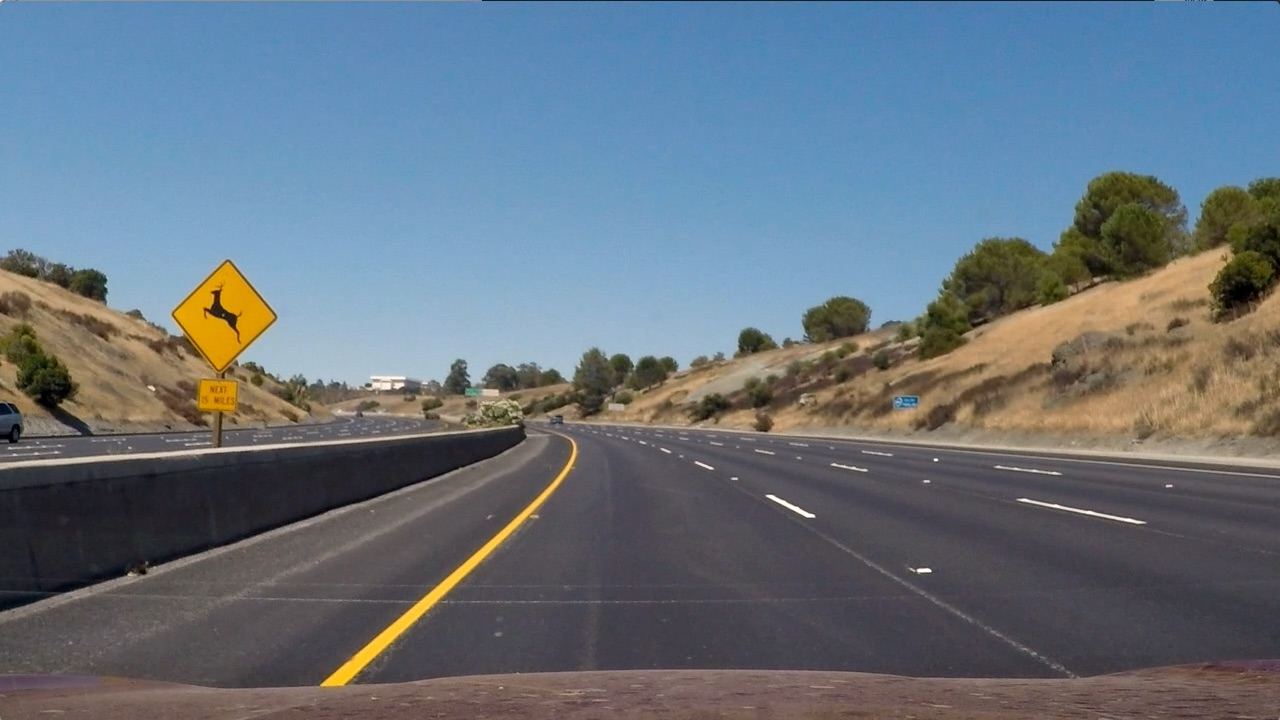
#> input picture test_images/test2.jpg, 1280 x 720 px
$ python Perspective_transform.py   (older library calls are emulated)
#> lines starting #> are read from the running program, lines starting #| are printed output that depends on the picture; after the words box and inside, x2 and y2 are one past the last pixel; in counts of white or black regions, pixels touching at a corner belong together
### combined_thresh.py
'''Writen by Jianguo Zhang, June 14, 2017.
   jzhan51@uic.edu
'''
import numpy as np
import cv2
import pickle
import glob
import matplotlib.pyplot as plt
import matplotlib.image as mpimg
import pickle
#% matplotlib inline

def abs_sobel_thresh(img, orient='x', sobel_kernel=3, thresh=(0,255)):
    '''Calculated directional gradient'''

    # Convert to grayscale
    gray = cv2.cvtColor(img, cv2.COLOR_RGB2GRAY)

    # Take the derivative in x or y given orient = 'x' or 'y'
    if(orient=='x'):
        sobel = cv2.Sobel(gray, cv2.CV_64F, 1, 0, ksize=sobel_kernel)
    if(orient=='y'):
        sobel = cv2.Sobel(gray, cv2.CV_64F, 0, 1, ksize=sobel_kernel)

    # Take the absolute value
    abs_sobel = np.absolute(sobel)

    # Scale to 8 bit(0-255) then convert to type=np.uint8
    scaled_sobel = np.uint8(255*abs_sobel/np.max(abs_sobel))

    #Create a mask of 1's where the scaled gradient magnitude
    # is > thresh_min and < thresh_max
    sbinary = np.zeros_like(scaled_sobel)
    sbinary[(scaled_sobel>thresh[0]) & (scaled_sobel<thresh[1])] = 1

    return sbinary

def mag_thresh(img, sobel_kernel=3, mag_thresh=(0,255)):
    '''Calculate gradient magnitude'''

    # Convert to grayscale
    gray = cv2.cvtColor(img, cv2.COLOR_RGB2GRAY)

    # Take the derivative in x and y
    sobelx = cv2.Sobel(gray, cv2.CV_64F, 1, 0, ksize=sobel_kernel)
    sobely = cv2.Sobel(gray, cv2.CV_64F, 0, 1, ksize=sobel_kernel)

    # Take the absolute value
    abs_sobel = np.sqrt(sobelx**2+sobely**2)

    # Scale to 8 bit(0-255) then convert to type=np.uint8
    scaled_sobel = np.uint8(255*abs_sobel/np.max(abs_sobel))

    #Create a mask of 1's where the scaled gradient magnitude
    # is > thresh_min and < thresh_max
    sbinary = np.zeros_like(scaled_sobel)
    sbinary[(scaled_sobel>=mag_thresh[0]) & (scaled_sobel<=mag_thresh[1])] = 1

    return sbinary

def dir_threshold(img, sobel_kernel=3, thresh=(0, np.pi/2)):
    '''Calculate gradient '''

    # Convert to grayscale
    gray = cv2.cvtColor(img, cv2.COLOR_RGB2GRAY)

    # Take the derivative in x and y
    sobelx = cv2.Sobel(gray, cv2.CV_64F, 1, 0, ksize=sobel_kernel)
    sobely = cv2.Sobel(gray, cv2.CV_64F, 0, 1, ksize=sobel_kernel)

    # Take the absolute value of the x and y gradients
    sobelx = np.absolute(sobelx)
    sobely = np.absolute(sobely)

    # Use np.arctan2(abs_sobely, abs_sobelx) to calculate the direction of the gradient
    arc_results = np.arctan2(sobely, sobelx)

#     # Scale to 8 bit(0-255) then convert to type=np.uint8
#     arc_results = np.uint8(255*arc_results/np.max(arc_results))

    # Create a binary mask where direction thresholds are met
    binary_out = np.zeros_like(arc_results)
    binary_out[(arc_results>thresh[0]) & (arc_results<thresh[1])] = 1

    return binary_out

def hls_color(img, thresh=(0,255)):
    '''We already saw that standard grayscaling lost color information for
       the lane lines. So using hls color channel'''

    # Convert to HLS color space
    hls = cv2.cvtColor(img, cv2.COLOR_RGB2HLS)
    H = hls[:,:,0]
    L = hls[:,:,1]
    S = hls[:,:,2]

    # Scale to 8 bit(0-255) then convert to type=np.uint8
    #S = np.uint8(255*S/np.max(S))

    # Apply a mask to S channel
    binary_out = np.zeros_like(S)
    binary_out[(S>thresh[0]) & (S<=thresh[1])] = 1

    return binary_out

def yuv_color(img, thresh=(0,255)):
    '''Another effective approach is to obtain lane pixels by color.
       The rationale behind it is that lanes in this project are either yellow or white.
       we can also only YUV color space to do the thresholding,
       Pixels with a V component less than 105 are deemed white, while pixels with a Y
       component greater than or equal to 205 are deemed yellow'''

    yuv = cv2.cvtColor(img, cv2.COLOR_RGB2YUV)
    Y = yuv[:,:,0]
    U = yuv[:,:,1]
    V = yuv[:,:,2]

    # Apply a mask to S channel
    binary_out = np.zeros_like(Y)
    binary_out[(Y>=thresh[1]) & (Y<=255)] = 1
    binary_out[(V>0) & (V<thresh[0])] = 1

    return binary_out

def combined_thresh(image):
    # Apply each of the thresholding functions
    ksize = 3
    gradx = abs_sobel_thresh(image, orient='x', sobel_kernel=ksize, thresh=(80, 255))
    grady = abs_sobel_thresh(image, orient='y', sobel_kernel=ksize, thresh=(80, 255))
    mag_binary = mag_thresh(image, sobel_kernel=9, mag_thresh=(100, 255))
    dir_binary = dir_threshold(image, sobel_kernel=15, thresh=(0.7, 1.3))
    s_binary = hls_color(image, thresh=(170, 255))
    yuv_binary = yuv_color(image, thresh=(105, 205))

    combined = np.zeros_like(dir_binary)
    combined[(gradx ==1| ((mag_binary == 1)&(dir_binary == 1))) | yuv_binary == 1] = 1
   # combined = yuv_binary
    return combined


# [30 lines that do not run on import are left out]

### Perspective_transform.py
'''Writen by Jianguo Zhang, June 14, 2017.
   jzhan51@uic.edu
'''
import numpy as np
import cv2
import pickle
import glob
import matplotlib.pyplot as plt
import matplotlib.image as mpimg
import pickle
from combined_thresh import combined_thresh
#% matplotlib inline

def perspective_transorm(img):

    # b) define 4 source points src = np.float32([[,],[,],[,],[,]])
    # Note: you could pick any four of the detected corners
    # as long as those four corners define a rectangle
    # VOne especially smart way to do this would be to use four well-chosen
    # corners that were automatically detected during the undistortion steps
    # We recommend using the automatic detection of corners in your code
    # c) define 4 destination points dst = np.float32([[,],[,],[,],[,]])
    # d) use cv2.getPerspectiveTransform() to get M, the transform matrix
    # e) use cv2.warpPerspective() to warp your image to a top-down view

    offset = 250
    # Draw corners
    #cv2.drawChessboardCorners(undist, (nx,ny), corners, ret)
   # gray = cv2.cvtColor(img, cv2.COLOR_BGR2GRAY)
    gray=img
    # Grab the image size (width, height)
    img_size = (gray.shape[1], gray.shape[0])

    src = np.float32([[200,img_size[1]], [1200, img_size[1]],\
                      [700,450], [585,450]])
    dst = np.float32([[300, img_size[1]],[960, img_size[1]],\
                      [960, 0],[300, 0]])

    #src = np.float32([[gray.shape[1]/2, gray.shape[0]/2-offset],[gray.shape[1], offset],[gray.shape[1], gray.shape[0]-offset],[gray.shape[1]/2, gray.shape[0]/2+offset]])
    #dst = np.float32([[300, 720],[980, 720],[300, 0],[980, 0]])

    # Calculate the perspective transform matrix
    M = cv2.getPerspectiveTransform(src, dst)

    # Calculate the inverse perspective matrix (Minv)
    M_inv = cv2.getPerspectiveTransform(dst, src)


    # Warp the image
    warped = cv2.warpPerspective(gray, M, img_size, flags=cv2.INTER_LINEAR)

    return warped, M, M_inv


if __name__ == '__main__':

    # Read in the saved camera matrix and distortion coefficients
    dist_pickle = pickle.load(open("./camera_cal/camera_dist_pickle.p", "rb"))
#> (reads camera_cal/camera_dist_pickle.p from the repository)
    mtx = dist_pickle["mtx"]
    dist = dist_pickle["dist"]

    # Take test2.jpg as an example
    img = mpimg.imread('./test_images/test2.jpg')
#> img is the input picture: shape (720, 1280, 3); mean R, G, B 102.8, 114.6, 125.5
    #img = mpimg.imread('./output_img/test6_threshold.jpg')
    nx = 9
    ny = 6
    #undist = combined_thresh(img)

    # Undistorting image
    undist = cv2.undistort(img, mtx, dist, None, mtx)

    # Combined thresh
    combined = combined_thresh(undist)
#> in combined_thresh, `gradx = abs_sobel_thresh(image, orient='x', sobel_kernel=ksize, thresh..`:
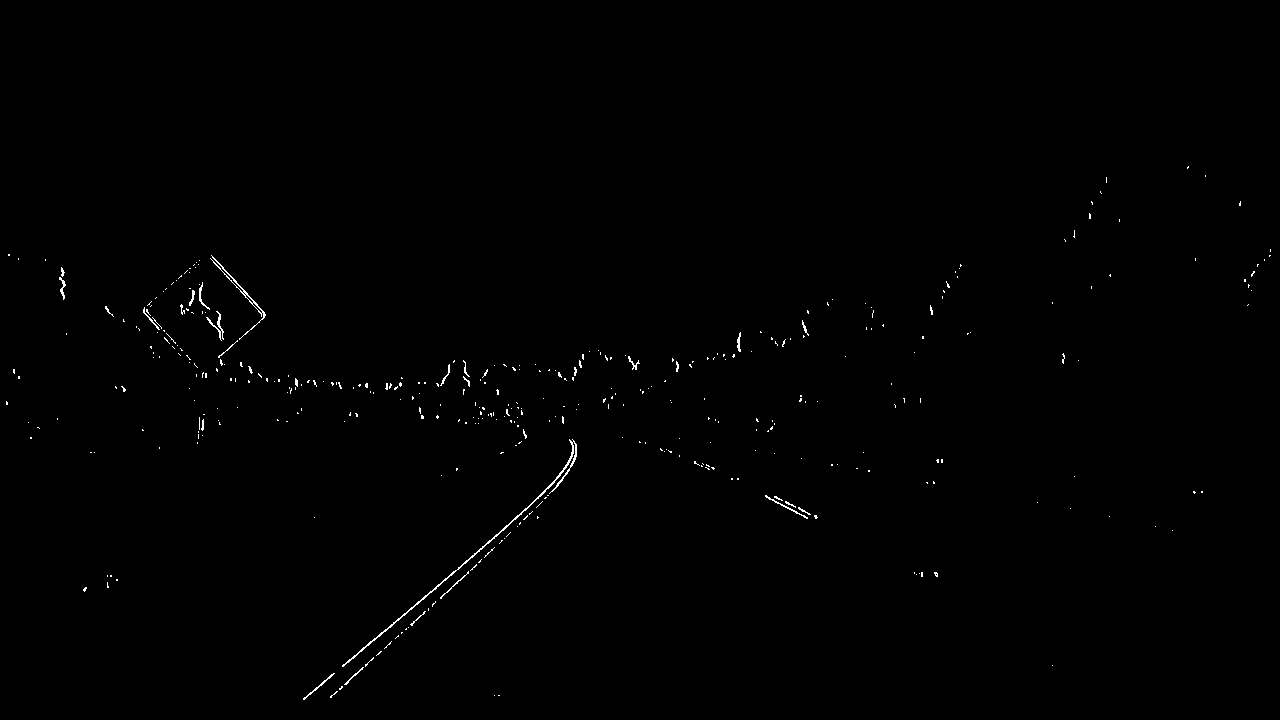
#> gradx: shape (720, 1280); values 0 (black) and 1 (white), 0.4% white in thin lines or dots, all inside (x1, y1, x2, y2) = (6, 166, 1271, 700)
#> in combined_thresh, `grady = abs_sobel_thresh(image, orient='y', sobel_kernel=ksize, thresh..`: grady: shape (720, 1280); values 0 (black) and 1 (white), 0.91% white in thin lines or dots, all inside (x1, y1, x2, y2) = (0, 253, 1280, 713)
#> in combined_thresh, `mag_binary = mag_thresh(image, sobel_kernel=9, mag_thresh=(100, 255))`: mag_binary: shape (720, 1280); values 0 (black) and 1 (white), 1.4% white in thin lines or dots, all inside (x1, y1, x2, y2) = (0, 215, 1280, 701)
#> in combined_thresh, `dir_binary = dir_threshold(image, sobel_kernel=15, thresh=(0.7, 1.3))`: dir_binary: shape (720, 1280) float64; values 0 (black) and 1 (white), 41.8% white; 6717 white regions (5608 under 20 px), largest, box (x1, y1, x2, y2) and area: (1, 26, 535, 443) 61177, (1, 306, 704, 719) 52530, (663, 1, 1177, 390) 30618
#> in hls_color, `hls = cv2.cvtColor(img, cv2.COLOR_RGB2HLS)`: hls: shape (720, 1280, 3); mean of channels 0, 1, 2 87.9, 114.9, 64.1
#> in combined_thresh, `s_binary = hls_color(image, thresh=(170, 255))`: s_binary: shape (720, 1280); values 0 (black) and 1 (white), 1.4% white; 125 white regions (105 under 20 px), largest, box (x1, y1, x2, y2) and area: (145, 258, 259, 371) 6803, (306, 446, 575, 700) 3116, (174, 379, 221, 425) 1447
#> in yuv_color, `yuv = cv2.cvtColor(img, cv2.COLOR_RGB2YUV)`: yuv: shape (720, 1280, 3); mean of channels 0, 1, 2 113.4, 134.4, 119.7
#> in yuv_color, `U = yuv[:,:,1]`:
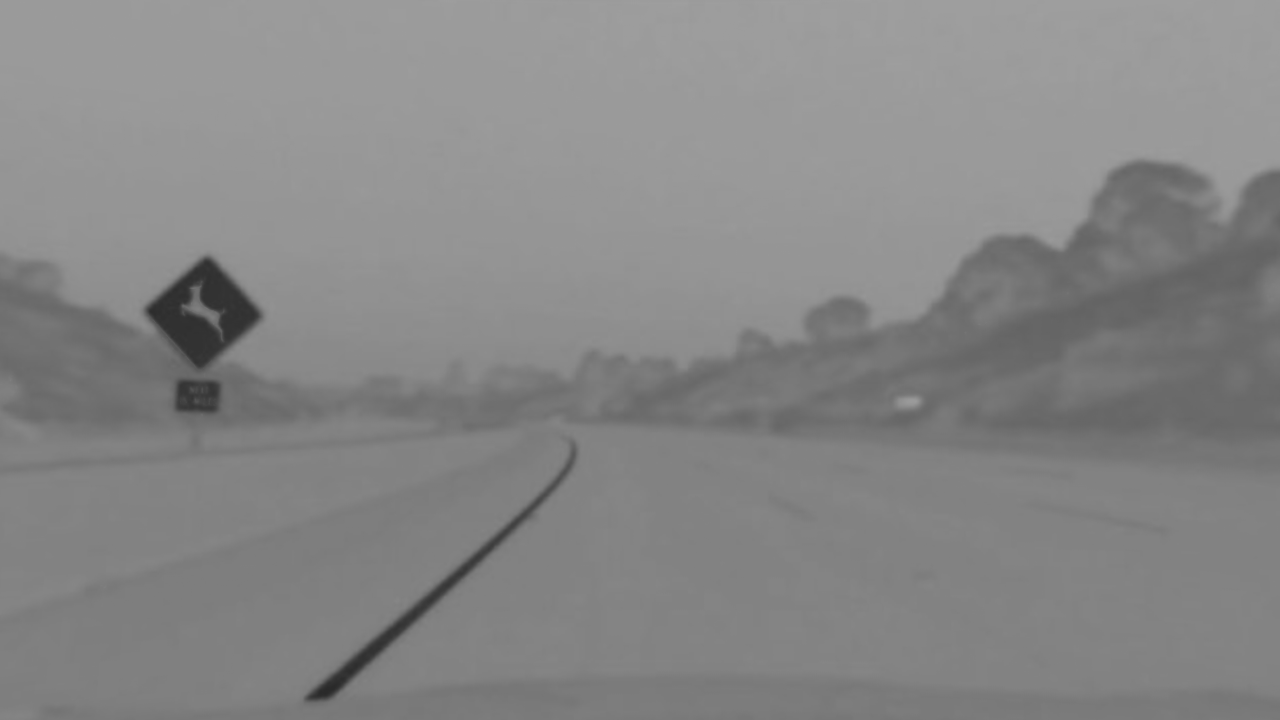
#> U: shape (720, 1280); min 41, max 159, mean 134.4
#> in yuv_color, `V = yuv[:,:,2]`:
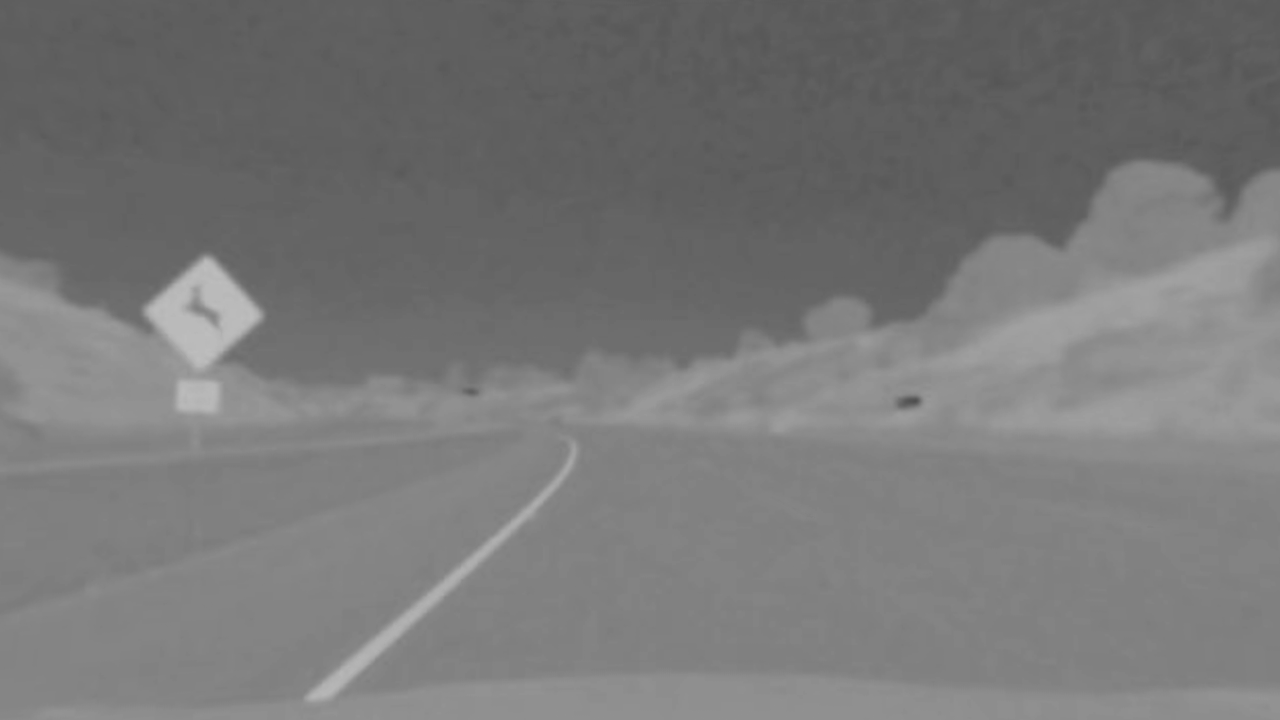
#> V: shape (720, 1280); min 79, max 189, mean 119.7
#> in combined_thresh, `yuv_binary = yuv_color(image, thresh=(105, 205))`: yuv_binary: shape (720, 1280); values 0 (black) and 1 (white), 37.6% white; 119 white regions (103 under 20 px), largest, box (x1, y1, x2, y2) and area: (0, 0, 1280, 324) 344700, (110, 446, 288, 461) 349, (1030, 502, 1166, 531) 245
#> combined: shape (720, 1280) float64; values 0 (black) and 1 (white), 38% white; 426 white regions (383 under 20 px), largest, box (x1, y1, x2, y2) and area: (0, 0, 1280, 324) 344702, (342, 439, 577, 667) 868, (110, 446, 288, 461) 349

    # top_down also mean binary_warped
    top_down, perspective_M, M_inv = perspective_transorm(combined)
#> in perspective_transorm, `warped = cv2.warpPerspective(gray, M, img_size, flags=cv2.INTER_LINEAR)`:
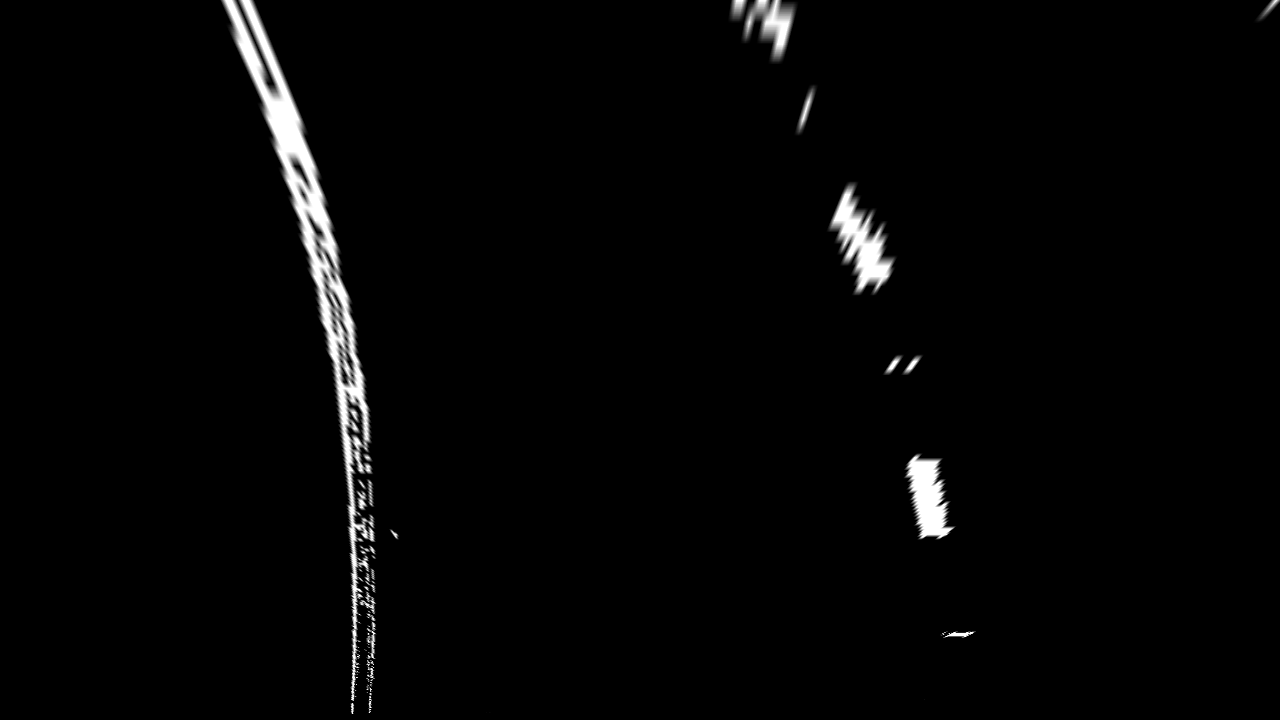
#> warped: shape (720, 1280) float64; min 0, max 1, mean 0.0212
#> perspective_M = [[-0.485, -1.42, 895.3], [3.79e-16, -1.96, 882.4], [3.06e-19, -0.00241, 1]]; M_inv = [[0.174, -0.781, 532.7], [-1.18e-16, -0.51, 450], [0, -0.00123, 1]]
    mpimg.imsave('./output_img/test2_binary_warped_gray.jpg', top_down, cmap='gray')
    # Visualize images
    f, (ax1, ax2) = plt.subplots(1, 2, figsize=(24, 9))
    f.tight_layout()
    ax1.imshow(img)
    ax1.set_title('Original Image', fontsize=50)
    ax2.imshow(top_down, cmap='gray')
    ax2.set_title('Undistorted and Warped Image', fontsize=50)
    plt.subplots_adjust(left=0., right=1, top=0.9, bottom=0.)
    plt.savefig('./output_img/test2_binary_warped_example.jpg')
